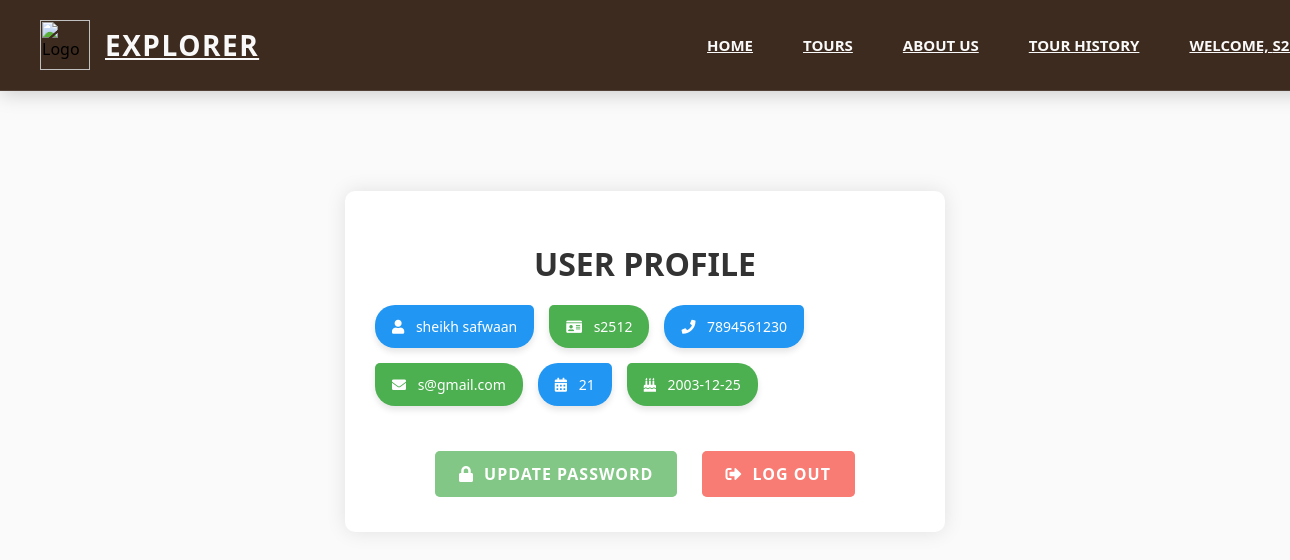
Page /profile.php (signed in) on the committed database.
### tables this page shows
CREATE TABLE `user` (
  `id` int(99) NOT NULL,
  `name` varchar(99) NOT NULL,
  `email` varchar(99) NOT NULL,
  `un` varchar(99) NOT NULL,
  `phone` varchar(11) NOT NULL,
  `pass` varchar(99) NOT NULL,
  `date` date NOT NULL
);

### profile.php (the view, shortened to what this page needs)
<?php
require_once('confi.php');
$un = $_SESSION['un'];
$query="SELECT * FROM user where un='$un'" ;
$result = mysqli_query($con,$query);
?>
<html>
    <head>
    <link rel="stylesheet" href="https://cdnjs.cloudflare.com/ajax/libs/font-awesome/5.15.4/css/all.min.css">
</head>
<body >
<?php if($_SESSION['un'])
  {?>
     <nav class="navbar">
  <div class="logo-container">
    <img src="img/logo.png" alt="Logo" width="50" height="50">
    <a href="index.php" class="website-name">Explorer</a>
  </div>
  <ul class="nav-links">
    <li><a href="index.php">Home</a></li>
    <li class="dropdown">
      <a href="#">Tours</a>
    </li>
    <li><a href="aboutus.php">About Us</a></li>
    <li><a href="tourhistory.php">Tour History</a></li>
    <?php if($_SESSION['un']) { ?>
      <li><a href="profile.php">Welcome, <?php echo $un;?></a></li>
    <?php } else { ?>
      <li><a href="register.php">Register</a></li>
      <li><a href="login.php">Login</a></li>
    <?php } ?>
  </ul>
</nav>
<?php
}?>
                <?php
                while($row = mysqli_fetch_assoc($result))
                {
                    ?>
                    <div class="container">
  <h1>User Profile</h1>
  <div class="profile-info">
    <div class="sticker"><i class="fas fa-user"></i> <?php echo $row['name']; ?></div>
    <div class="sticker"><i class="fas fa-id-card"></i> <?php echo $row['un']; ?></div>
    <div class="sticker"><i class="fas fa-phone"></i> <?php echo $row['phone']; ?></div>
    <div class="sticker"><i class="fas fa-envelope"></i> <?php echo $row['email']; ?></div>
    <div class="sticker"><i class="fas fa-calendar-alt"></i> <?php
      function calculateAge($birthDate){
          $today = new DateTime();
          $diff = $today->diff(new DateTime($birthDate));
          return $diff->y;
      }
      $birthDate = $row['date'];
      $age = calculateAge($birthDate);
      echo $age;
      ?></div>
    <div class="sticker"><i class="fas fa-birthday-cake"></i> <?php echo $row['date']; ?></div>
  </div>
  <div class="btn-container">
    <a href="changepassword.php?email=<?php echo $row['email'];?>" class="btn update"><i class="fas fa-lock"></i><span>Update Password</span></a>
    <a href="logout.php" class="btn logout"><i class="fas fa-sign-out-alt"></i><span>Log Out</span></a>
  </div>
</div>
                    <?php
                }
                ?>
</body>
</html>

### profile.php (style rules this page uses)
body { font-family: 'Segoe UI', Tahoma, Geneva, Verdana, sans-serif; margin: 0; padding: 0; background-color: #fafafa; }
.container { max-width: 600px; margin: 50px auto; background-color: #fff; border-radius: 10px; box-shadow: 0 0 20px rgba(0, 0, 0, 0.1); padding: 30px; box-sizing: border-box; margin-top: 100px; }
h1 { text-align: center; color: #333; margin-bottom: 20px; text-transform: uppercase; }
.profile-info { margin-bottom: 30px; display: flex; flex-wrap: wrap; }
.sticker { font-size: 14px; padding: 10px 15px; border-radius: 20px; margin-right: 15px; margin-bottom: 15px; display: inline-block; box-shadow: 0 4px 6px rgba(0, 0, 0, 0.1); transition: transform 0.3s; border: 2px solid transparent; }
.sticker:nth-child(odd) { background-color: #2196F3; color: white; border-radius: 20px 5px 20px 20px; }
.sticker:nth-child(even) { background-color: #4CAF50; color: white; border-radius: 5px 20px 20px 20px; }
.sticker i { margin-right: 8px; }
.btn-container { text-align: center; margin-top: 30px; }
.btn { padding: 12px 24px; margin: 0 10px; border: none; border-radius: 5px; background-color: #4CAF50; color: white; cursor: pointer; transition: background-color 0.3s; font-size: 16px; outline: none; text-transform: uppercase; font-weight: bold; letter-spacing: 1px; text-decoration: none; display: inline-block; position: relative; overflow: hidden; }
.btn::before { content: ''; position: absolute; top: 50%; left: 50%; width: 300%; height: 300%; background-color: rgba(255, 255, 255, 0.3); transition: all 0.3s; border-radius: 50%; transform: translate(-50%, -50%); z-index: 0; }
.btn span { z-index: 1; position: relative; }
.btn.logout { background-color: #f44336; }
.btn.logout::before { background-color: rgba(255, 255, 255, 0.3); }
.fa-lock, .fa-sign-out-alt { margin-right: 10px; }
.navbar { background: #3d2b1f; width: 100%; padding: 20px 40px; display: flex; justify-content: space-between; align-items: center; backdrop-filter: blur(12px); border-bottom: 1px solid rgba(255, 255, 255, 0.1); box-shadow: 0 2px 20px rgba(0, 0, 0, 0.2); }
.navbar .logo-container { display: flex; align-items: center; gap: 15px; flex-grow: 1; }
.navbar .website-name { color: #f9f9f9; font-size: 28px; font-weight: 700; text-transform: uppercase; letter-spacing: 1.5px; }
.navbar .nav-links { list-style-type: none; display: flex; gap: 20px; font-size: 15px; margin-left: auto; }
.navbar .nav-links li a { color: #f9f9f9; font-weight: 600; text-transform: uppercase; transition: color 0.3s ease; position: relative; padding: 5px 15px; }
.navbar .nav-links li a::after { content: ''; position: absolute; bottom: -6px; left: 0; width: 0; height: 2px; background: linear-gradient(90deg, #4a6cfa, #b537d2); transition: width 0.3s ease; }
.dropdown { position: relative; }

### rows in the picture
user: name "sheikh safwaan", un "s2512", phone "7894561230", email "s@gmail.com", date "21", date "2003-12-25"
